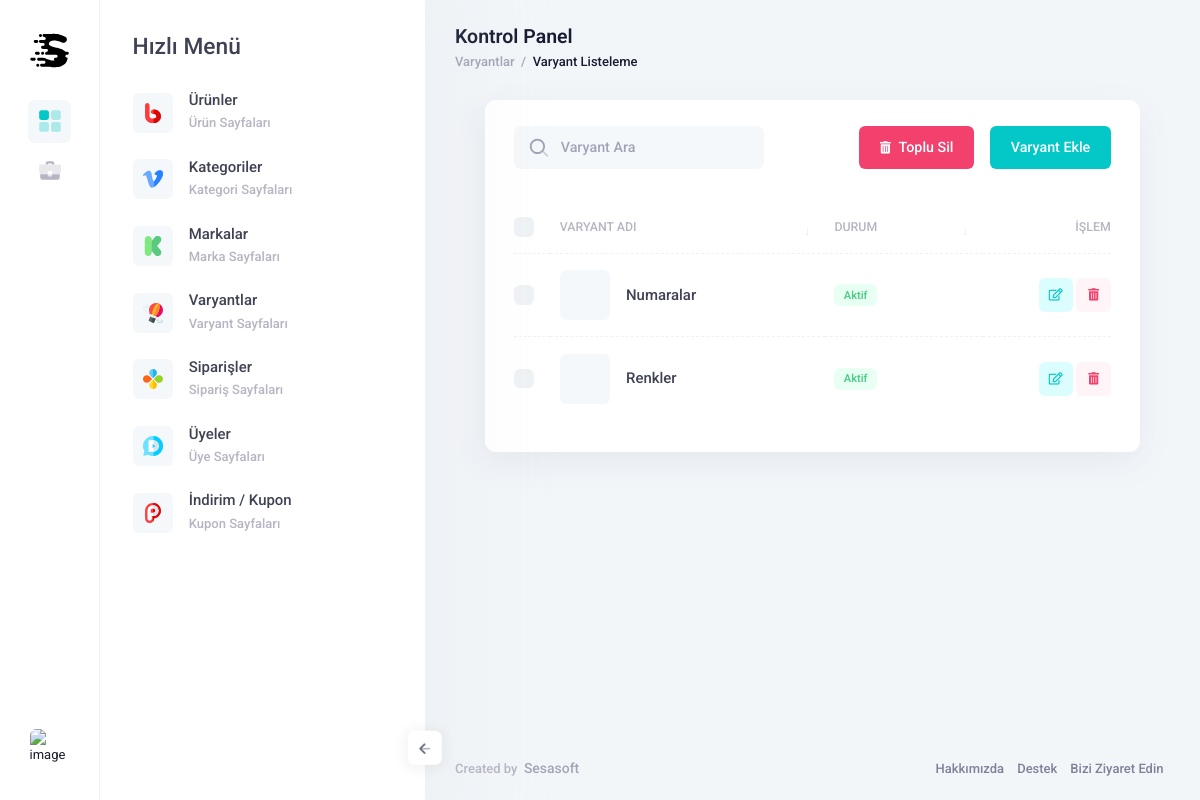
Screenshot of /panel/variants (signed in) with the database file from the repository.
### tables this page shows
CREATE TABLE `variants` (
  `id` int(11) NOT NULL,
  `name` varchar(60) NOT NULL,
  `contents` varchar(255) NOT NULL,
  `status` int(11) NOT NULL DEFAULT 1,
  `picture` varchar(60) NOT NULL
);

### panel/include/variants/list.php (the view, shortened to what this page needs)
<?php function variants() { global $db;
    breadcrumb('Kontrol Panel','Varyantlar','Varyant Listeleme'); ?>
    <div class="content d-flex flex-column flex-column-fluid" id="kt_content">
        <div class="container-xxl" id="kt_content_container">
            <div id="kt_app_content" class="app-content  flex-column-fluid ">
                <div id="kt_app_content_container" class="app-container  container-xxl ">
                    <div class="card card-flush">
                        <div class="card-header align-items-center py-5 gap-2 gap-md-5">
                            <div class="card-title">
                                <div class="d-flex align-items-center position-relative my-1">
                                    <span class="svg-icon svg-icon-1 position-absolute ms-4">
                                    </span>
                                    <input type="text" data-kt-filter="search" class="form-control form-control-solid w-250px ps-14" placeholder="Varyant Ara" />
                                </div>
                            </div>
                            <div class="card-toolbar flex-row-fluid justify-content-end gap-5">
                                <a href="javascript:void(0)" class="btn btn-danger">
                                    <i class="fas fa-trash-alt fs-7"></i> Toplu Sil
                                </a>
                                <a href="variantsAdd" class="btn btn-primary">
                                    Varyant Ekle
                                </a>
                            </div>
                        </div>
                        <div class="card-body pt-0">
                            <div id="kt_ecommerce_products_table_wrapper" class="dataTables_wrapper dt-bootstrap4 no-footer">
                                <div class="table-responsive">
                                    <table class="table align-middle table-row-dashed fs-6 gy-5 dataTable no-footer" id="kt_datatable_example">
                                        <thead>
                                        <tr class="text-start text-gray-400 fw-bold fs-7 text-uppercase gs-0">
                                            <th class="w-10px pe-2 sorting_disabled" rowspan="1" colspan="1" aria-label="" style="width: 29.8906px;">
                                                <div class="form-check form-check-sm form-check-custom form-check-solid me-3">
                                                    <input class="form-check-input" type="checkbox" data-kt-check="true" data-kt-check-target="#kt_ecommerce_products_table .form-check-input" value="1">
                                                </div>
                                            </th>
                                            <th class="min-w-200px sorting" tabindex="0" aria-controls="kt_ecommerce_products_table" rowspan="1" colspan="1" aria-label="Varyant Adı" style="width: 275.812px;">Varyant Adı</th>
                                            <th class="min-w-100px sorting" tabindex="0" rowspan="1" colspan="1" aria-label="Durum" style="width: 139.656px;">Durum</th>
                                            <th class="text-end min-w-100px sorting_disabled" rowspan="1" colspan="1" aria-label="Actions" style="width: 139.656px;">İşlem</th>
                                        </tr>
                                        </thead>
                                        <tbody class="fw-semibold text-gray-600" id="table">
                                        <?php $variants = $db->query("select * from variants order by id ASC")->fetchAll();
                                        foreach($variants as $variant) { ?>
                                        <tr class="odd">
                                            <td>
                                                <div class="form-check form-check-sm form-check-custom form-check-solid">
                                                    <input class="form-check-input" type="checkbox" value="1">
                                                </div>
                                            </td>
                                            <td>
                                                <div class="d-flex align-items-center">
                                                    <a href="javascript:void(0)" class="symbol symbol-50px">
                                                        <span class="symbol-label" style="background-image:url(../upload/variants/<?=$variant['picture']?>);"></span>
                                                    </a>
                                                    <div class="ms-5">
                                                        <a href="javascript:void(0)" class="text-gray-800 text-hover-primary fs-5 fw-bold" data-kt-ecommerce-product-filter="product_name"><?=$variant['name']?></a>
                                                    </div>
                                                </div>
                                            </td>
                                            <?php $status = ($variant['status'] == '1') ? '<div class="badge badge-light-success">Aktif</div>' : '<div class="badge badge-light-danger">pasif</div>'; ?>
                                            <td class="pe-0" data-order="Scheduled"><?=$status?></td>
                                            <form method="post">
                                                <td class="text-end">
                                                    <a href="variantsEdit/<?=$variant['id']?>" class="btn btn-icon btn-light-primary btn-sm"><i class="far fa-edit fs-7"></i></a>
                                                    <button name="sil" type="submit" class="btn btn-icon btn-light-danger btn-sm"><i class="fas fa-trash-alt fs-7"></i></button>
                                                </td>
                                            </form>
                                        </tr>
                                        <?php } ?>
                                        </tbody>
                                    </table>
                                </div>
                            </div>
                        </div>
                    </div>
                </div>
            </div>
        </div>
    </div>
<?php }

### rows the page displays
variants: name "Numaralar", status "Aktif"
variants: name "Renkler", status "Aktif"

### other values shown
$var1 "Kontrol Panel"
$var2 "Varyantlar"
$var3 "Varyant Listeleme"
